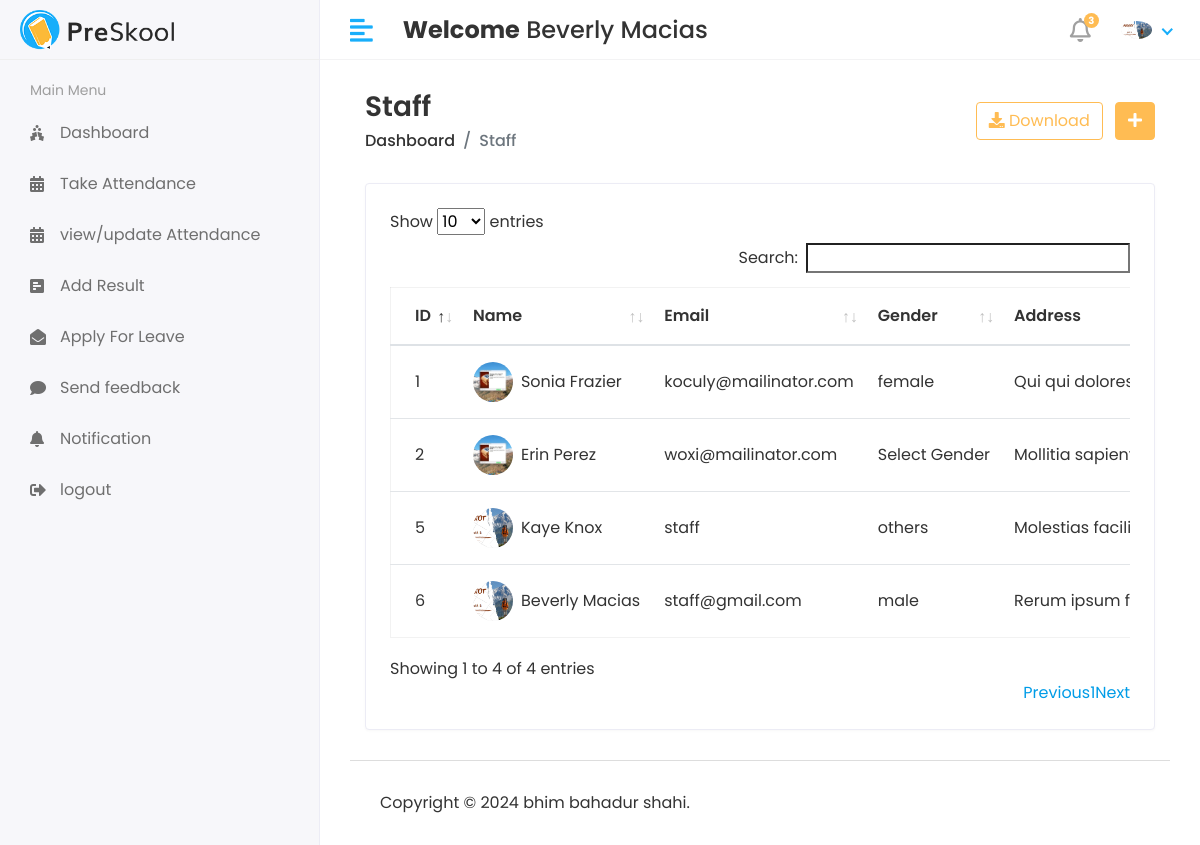
The page /hod/staff/view (signed in) on the database its author committed.
### collage_management_app/models.py (models this page shows, shortened)
class CustomUser(AbstractUser):
    USER_CHOICES = (
        (1, 'HOD'),
        (2, 'STAFF'),
        (3, 'STUDENT'),
    )
    user_type = models.CharField(choices=USER_CHOICES, max_length=50, default=1)
    profile_pic = models.ImageField(upload_to='media/profile_pic')

class Staff(models.Model):
         admin = models.OneToOneField(CustomUser,on_delete=models.CASCADE)
         address =models.TextField()
         gender = models.CharField(max_length=100)
         created_at = models.DateTimeField(auto_now_add= True)
         updated_at = models.DateTimeField(auto_now=True)

### collage_management_system/hod_views.py (the view)
# urls.py: path('hod/staff/view', hod_views.VIEW_STAFF, name='view_staff'),
@login_required(login_url='/')
def VIEW_STAFF(request):
    staff = Staff.objects.all()
    context = {
        'staff': staff,
    }
    return render(request,'hod/view_staff.html',context)

### templates/hod/view_staff.html (shortened to what this page needs)
{% extends 'base.html' %}
{% block content %}
<div class="content container-fluid">
    <div class="page-header">
        <div class="row align-items-center">
            <div class="col">
                <h3 class="page-title">Staff</h3>
                <ul class="breadcrumb">
                    <li class="breadcrumb-item"><a href="index.html">Dashboard</a></li>
                    <li class="breadcrumb-item active">Staff</li>
                </ul>
            </div>
            <div class="col-auto text-right float-right ml-auto">
                <a href="#" class="btn btn-outline-primary mr-2"><i class="fas fa-download"></i> Download</a>
                <a href="add-student.html" class="btn btn-primary"><i class="fas fa-plus"></i></a>
            </div>
        </div>
    </div>
    <div class="row">
        <div class="col-sm-12">
            <div class="card card-table">
                <div class="card-body">
                    <div class="table-responsive">
                        <table id="table_id" class="table table-hover table-center mb-0 ">
                            <thead>
                            <tr>
                                <th>ID</th>
                                <th>Name</th>
                                <th>Email</th>
                                <th>Gender</th>
                                <th>Address</th>
                            </tr>
                            </thead>
                            <tbody>
                            {% for staff in staff%}
                            <tr>
                                <td>{{staff.id}}</td>
                                <td>
                                    <h2 class="table-avatar">
                                        <a href="student-details.html" class="avatar avatar-sm mr-2"><img
                                                class="avatar-img rounded-circle"
                                                src="/{{staff.admin.profile_pic}}" alt="User Image"></a>
                                        <a href="student-details.html">{{staff.admin.first_name}}&nbsp;{{staff.admin.last_name}}</a>
                                    </h2>
                                </td>
                                <td>{{staff.admin.email}}</td>
                                <td>{{staff.gender}}</td>
                                <td>{{staff.address}}</td>
                            </tr>
                            {% endfor %}
                            </tbody>
                        </table>
                    </div>
                </div>
            </div>
        </div>
    </div>
</div>
{% endblock %}

### templates/includes/header.html (shortened to what this page needs)
{% load static %}
<div class="header">
    <div class="header-left">
        <a href="index.html" class="logo">
            <img src=" {%static 'assets/img/logo.png'%}" alt="Logo">
        </a>
    </div>
    <a href="javascript:void(0);" id="toggle_btn">
        <i class="fas fa-align-left"></i>
    </a>
    <div class="top-nav-search mt-3">
        <h4><strong>Welcome</strong><span>&nbsp;{{ user.first_name}}&nbsp;{{user.last_name}}</span></h4>
    </div>
    <ul class="nav user-menu">
        <li class="nav-item dropdown noti-dropdown">
            <a href="#" class="dropdown-toggle nav-link" data-toggle="dropdown">
                <i class="far fa-bell"></i> <span class="badge badge-pill">3</span>
            </a>
        </li>
        <li class="nav-item dropdown has-arrow">
            <a href="#" class="dropdown-toggle nav-link" data-toggle="dropdown">
                <span class="user-img"><img class="rounded-circle" src=" /{{user.profile_pic}}" width="31"
                                            alt="Ryan Taylor"></span>
            </a>
        </li>
    </ul>
</div>

### static/assets/css/style.css (style rules this page uses)
html { height: 100%; }
body { background-color: #fff; color: #333; font-family: 'Poppins', sans-serif; font-size: 1rem; height: 100%; line-height: 1.5; overflow-x: hidden; }
h1, h2, h3, h4, h5, h6 { font-family: 'Poppins', sans-serif; margin-top: 0; }
a { color: #009ce7; }
input, button, a { transition: all 0.4s ease; -moz-transition: all 0.4s ease; -o-transition: all 0.4s ease; -ms-transition: all 0.4s ease; -webkit-transition: all 0.4s ease; }
ul, ol { padding: 0px; list-style: none; }
.table { color: #333; max-width: 100%; margin-bottom: 0; width: 100%; }
.table.dataTable { border-collapse: collapse !important; border: 1px solid rgba(0, 0, 0, 0.05); }
table.table td h2 { display: inline-block; font-size: inherit; font-weight: 400; margin: 0; padding: 0; vertical-align: middle; }
table.table td h2.table-avatar { align-items: center; display: inline-flex; font-size: inherit; font-weight: 400; margin: 0; padding: 0; vertical-align: middle; white-space: nowrap; }
table.table td h2 a { color: #333; }
.table thead tr th { font-weight: 600; }
.table tbody tr { border-bottom: 1px solid rgba(0, 0, 0, 0.05); }
.table.table-center td, .table.table-center th { vertical-align: middle; }
.card-table .card-body .table > thead > tr > th { border-top: 0; }
.card-table .card-body .table tr td:first-child, .card-table .card-body .table tr th:first-child { padding-left: 1.5rem; }
.card-table .table td, .card-table .table th { border-top: 1px solid #e2e5e8; padding: 1rem 0.75rem; white-space: nowrap; }
.btn-primary { background-color: #FFBC53; border: 1px solid #FFBC53; }
.btn-outline-primary { color: #FFBC53; border-color: #FFBC53; }
.card { border: 1px solid #ececf5; box-shadow: 0 1px 3px 0 rgba(0, 0, 0, 0.03); margin-bottom: 1.875rem; }
.card-body { padding: 1.5rem; }
.avatar { position: relative; display: inline-block; width: 3rem; height: 3rem }
.avatar > img { width: 100%; height: 100%; -o-object-fit: cover; object-fit: cover; }
.avatar-sm { width: 2.5rem; height: 2.5rem; }
.header { background-color: #fff; border-bottom: 1px solid #f3f3f4; left: 0; position: fixed; right: 0; top: 0; z-index: 1001; height: 60px; }
.header .header-left { float: left; height: 60px; padding: 0 20px; position: relative; width: 320px; z-index: 1; transition: all 0.2s ease-in-out; background-color: #f7f7fa; border-bottom: 1px solid #efefef; border-right: 1px solid #ececf5; display: flex; align-items: center; }
.header .header-left .logo { display: inline-block; line-height: 60px; }
.header .header-left .logo img { max-height: 40px; width: auto; }
.header .dropdown-toggle:after { display: none; }
.header .has-arrow .dropdown-toggle:after { border-top: 0; border-left: 0; border-bottom: 2px solid #18aefa; border-right: 2px solid #18aefa; content: ''; height: 8px; display: inline-block; pointer-events: none; -webkit-transform-origin: 66% 66%; -ms-transform-origin: 66% 66%; transform-origin: 66% 66%; -webkit-transform: rotate(45deg); -ms-transform: rotate(45deg); transform: rotate(45deg); -webkit-transition: all 0.15s ease-in-out; transition: all 0.15s ease-in-out; width: 8px; vertical-align: 0px; }
.user-menu { float: right; margin: 0; position: relative; z-index: 99; padding-right: 15px; }
.user-menu.nav > li > a { color: #a0a0a0; font-size: 14px; line-height: 58px; padding: 0 15px; height: 60px; }
.user-img { margin-right: 3px; position: relative; }
.top-nav-search { float: left; margin-left: 15px; }
.page-header { margin-bottom: 1.875rem; }
.page-header .breadcrumb { background-color: transparent; color: #6c757d; font-size: 1rem; font-weight: 500; margin-bottom: 0; padding: 0; }
.page-header .breadcrumb a { color: #333; }
.page-title { font-size: 28px; font-weight: 600; color: #333; margin-bottom: 5px; }
.user-menu.nav > li > a .badge { background-color: #FFBC53; display: block; font-size: 10px; font-weight: bold; height: 15px; width: 15px; position: absolute; right: 7px; top: 13px; color: #fff; padding: 3px; }
.user-menu.nav > li > a > i { font-size: 1.5rem; line-height: 60px; }
@media (min-width: 992px) { #toggle_btn { align-items: center; color: #18aefa; display: inline-flex; float: left; font-size: 26px; height: 60px; justify-content: center; margin-left: 15px; padding: 0 15px; } }

### rows shown on the page
CustomUser: first_name "Beverly", last_name "Macias", profile_pic (picture)
Staff: id "1", admin.profile_pic (picture), admin.first_name "Sonia", admin.last_name "Frazier", admin.email "koculy@mailinator.com", gender "female", address "Qui qui…"
Staff: id "2", admin.profile_pic (picture), admin.first_name "Erin", admin.last_name "Perez", admin.email "woxi@mailinator.com", gender "Select Gender", address "Mollitia…"
Staff: id "5", admin.profile_pic (picture), admin.first_name "Kaye", admin.last_name "Knox", admin.email "staff", gender "others", address "Molestias…"
Staff: id "6", admin.profile_pic (picture), admin.first_name "Beverly", admin.last_name "Macias", admin.email "staff@gmail.com", gender "male", address "Rerum ipsum…"
